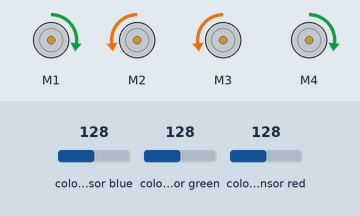
This sketch was run on a simulated Arduino Uno, built with avr-gcc and run on an emulated ATmega328P. Shown: 4 × DC motor (green arrow = forward, orange = backward, longer = faster). The inputs (shaded band) are chosen by the test bench; at power-on: colour sensor blue 128, colour sensor green 128, colour sensor red 128. What the sketch prints to the serial monitor is not drawn.

Above: at 0.3 s.
Timing chart, 0 to 1.8 s (numbered marks = the images above):
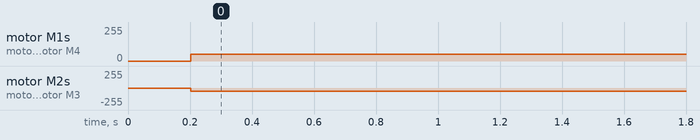

The sketch:

Fish_bot_1_0.ino
```cpp
/*
 * @authors: Atticus Speis, Brian Bluebaugh, John Tripp, Becca Flinn
 * @version: 1.0, 3/1/19
 * This is a proof of concept of a robot which can read input based on a fish's location in a fish tank to move in that direction
 * Using the items provided, (TCS34725 light sensor, Adafruit Motor Shield, Tetrix Motors) we created the following program to
 * loop through to determine the current light values and based on those move in a direction
 */
//these includes are for the light sensor and the motor shield
#include <Wire.h>
#include "Adafruit_TCS34725softi2c.h"
//next includes are for motor
#include <Wire.h>
#include <Adafruit_MotorShield.h>
#include "utility/Adafruit_MS_PWMServoDriver.h"


/* Example code for the Adafruit TCS34725 breakout library */

/* Connect SCL    to digital 8
   Connect SDA    to digital 9
   Connect VDD    to 3.3V DC
   Connect GROUND to common ground */

// You can use any digital pin for emulate SDA / SCL
#define SDApin 6
#define SCLpin 7

#define SDApin2 8
#define SCLpin2 9

#define SDApin3 10
#define SCLpin3 11

#define SDApin4 12
#define SCLpin4 13

/* Initialise with specific int time and gain values */
//Modified the library for the TCS34725 to add a new value less than the initial 700MS but greater than 154MS
//This was done to keep relatively high accuracy of the color sensor as well as a faster refresh time than the 700MS
//If you are to run this you will also need to modify the library or else change the MS below to 700 or 154
Adafruit_TCS34725softi2c tcs = Adafruit_TCS34725softi2c(TCS34725_INTEGRATIONTIME_300MS, TCS34725_GAIN_1X, SDApin, SCLpin);
Adafruit_TCS34725softi2c tcs2 = Adafruit_TCS34725softi2c(TCS34725_INTEGRATIONTIME_300MS, TCS34725_GAIN_1X, SDApin2, SCLpin2);
Adafruit_TCS34725softi2c tcs3 = Adafruit_TCS34725softi2c(TCS34725_INTEGRATIONTIME_300MS, TCS34725_GAIN_1X, SDApin3, SCLpin3);
Adafruit_TCS34725softi2c tcs4 = Adafruit_TCS34725softi2c(TCS34725_INTEGRATIONTIME_300MS, TCS34725_GAIN_1X, SDApin4, SCLpin4);
//These are making objects of the motor shield and then the first motor respectively
Adafruit_MotorShield AFMS = Adafruit_MotorShield();
Adafruit_DCMotor *motor1 = AFMS.getMotor(1);//first motor
//motor 2
Adafruit_DCMotor *motor2 = AFMS.getMotor(2);
//motor3
Adafruit_DCMotor *motor3 = AFMS.getMotor(3);
//motor4
Adafruit_DCMotor *motor4 = AFMS.getMotor(4);
void setup(void) {
  //these are the beginning of the motor initializing
  AFMS.begin();//connect to motor shield
  motor1->setSpeed(50);
  motor2->setSpeed(50);
  motor3->setSpeed(50);
  motor4->setSpeed(50);

  Serial.begin(9600);


  if (tcs.begin() && tcs2.begin() && tcs3.begin() && tcs4.begin()) {
    Serial.println("Found sensors");
  } else {
    Serial.println("No TCS34725 found ... check your connections");
    while (1);
  }
  // Now we're ready to get readings!
}

uint16_t r, g, b, c, colorTemp, lux;
uint16_t r2, g2, b2, c2, colorTemp2, lux2;
uint16_t r3, g3, b3, c3, colorTemp3, lux3;
uint16_t r4, g4, b4, c4, colorTemp4, lux4;
void loop(void) {
  //initialize the color sensors
  //Caclulate the Luminosity as the Lux variable so we only have to compare light value for where the fish/object is in the tank
  tcs.getRawData(&r, &g, &b, &c);
  tcs2.getRawData(&r2, &g2, &b2, &c2);
  tcs3.getRawData(&r3, &g3, &b3, &c3);
  tcs4.getRawData(&r4, &g4, &b4, &c4);
  lux = tcs.calculateLux(r, g, b);
  lux2 = tcs2.calculateLux(r2, g2, b2);
  lux3 = tcs3.calculateLux(r3, g3, b3);
  lux4 = tcs4.calculateLux(r4, g4, b4);

  /*
  tcs.getRawData(&r, &g, &b, &c);
  tcs2.getRawData(&r2, &g2, &b2, &c2);
  tcs3.getRawData(&r3, &g3, &b3, &c3);
  tcs4.getRawData(&r4, &g4, &b4, &c4);

  //colorTemp = tcs.calculateColorTemperature(r, g, b);
  //colorTemp2 = tcs2.calculateColorTemperature(r2, g2, b2);
  lux = tcs.calculateLux(r, g, b);
  lux2 = tcs2.calculateLux(r2, g2, b2);
  lux3 = tcs3.calculateLux(r3, g3, b3);
  lux4 = tcs4.calculateLux(r4, g4, b4);
  */
  //if the threshold for the luminosity drops then run the motors in a specific direction relative to the light sensor direction

  if(lux < 800){
    motor1->run(FORWARD);
    motor2->run(BACKWARD);
    motor3->run(BACKWARD);
    motor4->run(FORWARD);
    delay(250);
  }else if(lux2 < 800){
    motor1->run(FORWARD);
    motor2->run(FORWARD);
    motor3->run(BACKWARD);
    motor4->run(BACKWARD);
    delay(250);
  }
  else if(lux3 < 800){
    motor1->run(BACKWARD);
    motor2->run(FORWARD);
    motor3->run(FORWARD);
    motor4->run(BACKWARD);
    delay(250);
  }else if(lux4 < 800){
    motor1->run(BACKWARD);
    motor2->run(BACKWARD);
    motor3->run(FORWARD);
    motor4->run(FORWARD);
    delay(250);
  }
  else{
    motor1->run(RELEASE);
    motor2->run(RELEASE);
    motor3->run(RELEASE);
    motor4->run(RELEASE);
  }
  Serial.println("End");

}
  /*
   * Taken from loop just before the if statements. This was used to test the color sensors to make sure they were reading how we
   * wanted them to read
  Serial.print("Color Temp: "); Serial.print(colorTemp, DEC); Serial.print(" K - ");
  Serial.print("Lux: "); Serial.print(lux, DEC); Serial.print(" - ");
  Serial.print("R: "); Serial.print(r, DEC); Serial.print(" ");
  Serial.print("G: "); Serial.print(g, DEC); Serial.print(" ");
  Serial.print("B: "); Serial.print(b, DEC); Serial.print(" ");
  Serial.print("C: "); Serial.print(c, DEC); Serial.print(" ");
  Serial.println(" ");
  Serial.print("Color Temp: "); Serial.print(colorTemp2, DEC); Serial.print(" K - ");
  Serial.print("Lux: "); Serial.print(lux2, DEC); Serial.print(" - ");
  Serial.print("R: "); Serial.print(r2, DEC); Serial.print(" ");
  Serial.print("G: "); Serial.print(g2, DEC); Serial.print(" ");
  Serial.print("B: "); Serial.print(b2, DEC); Serial.print(" ");
  Serial.print("C: "); Serial.print(c2, DEC); Serial.print(" ");
  Serial.println(" ");
  Serial.print("Color Temp: "); Serial.print(colorTemp3, DEC); Serial.print(" K - ");
  Serial.print("Lux: "); Serial.print(lux3, DEC); Serial.print(" - ");
  Serial.print("R: "); Serial.print(r3, DEC); Serial.print(" ");
  Serial.print("G: "); Serial.print(g3, DEC); Serial.print(" ");
  Serial.print("B: "); Serial.print(b3, DEC); Serial.print(" ");
  Serial.print("C: "); Serial.print(c3, DEC); Serial.print(" ");
  Serial.println(" ");
  Serial.print("Color Temp: "); Serial.print(colorTemp4, DEC); Serial.print(" K - ");
  Serial.print("Lux: "); Serial.print(lux4, DEC); Serial.print(" - ");
  Serial.print("R: "); Serial.print(r4, DEC); Serial.print(" ");
  Serial.print("G: "); Serial.print(g4, DEC); Serial.print(" ");
  Serial.print("B: "); Serial.print(b4, DEC); Serial.print(" ");
  Serial.print("C: "); Serial.print(c4, DEC); Serial.print(" ");
  Serial.println(" ");
  Serial.println(" ");
  */
```

Measured:
- by itself, motor M1, motor M4: stopped → forward 50/255 at 0.20 s
- by itself, motor M2, motor M3: stopped → backward 50/255 at 0.20 s
